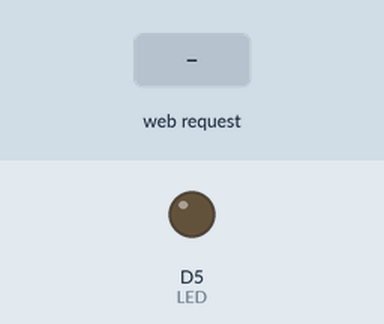
Bench run of a sketch on a simulated ESP8266 (NodeMCU). Shown: output pins drawn as LEDs (lit = HIGH). Inputs (shaded band) come from the test bench. WiFi joins after 1.5 s; servers stay silent unless stated; what the sketch prints to the serial monitor is not drawn.

Above: at 2.7 s.
2.8 s: HTTP request GET /ledon received
At 4.0 s:
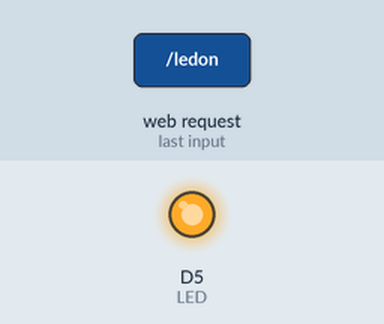
4.3 s: HTTP request GET /ledoff received
At 5.2 s:
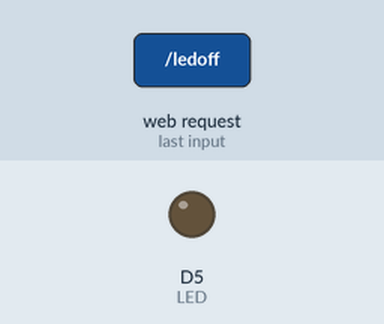
Timing chart, 0 to 7.3 s (numbered marks = the images above; inputs shaded):
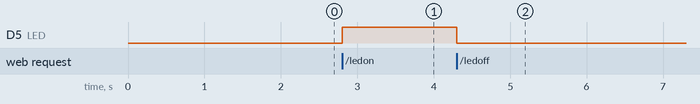

Measured:
- after the input at 2.8 s, D5 (LED): LOW → HIGH at once
- after the input at 4.3 s, D5 (LED): HIGH → LOW at once

The sketch:

LED_WiFi.ino
```cpp
#include <ESP8266WiFi.h>
#define LED D5

const char *ssid = "********";
const char *password = "********";

WiFiServer server(80);

void setup() {
  pinMode(LED, OUTPUT);
  digitalWrite(LED, LOW);

  Serial.begin(115200);

  WiFi.mode(WIFI_STA);
  WiFi.begin(ssid, password);

  while (WiFi.status() != WL_CONNECTED) {
    delay(500);
    Serial.print(".");
  }
  Serial.println(" ");
  Serial.println("=========================");
  Serial.print("Connecting to ");
  Serial.println(ssid);
  Serial.print("IP address: ");
  Serial.println(WiFi.localIP());
  Serial.println("=========================");

  server.begin();
  Serial.println("\n웹 서버 시작");
}

void loop() {
  WiFiClient client = server.available();

  if(!client) return;

  Serial.print(" < 페이지 시작 ...");

  String request = client.readStringUntil('\r');
  if ( request.length() <=0 ) return;

  Serial.print(request);

  if(request.indexOf("ledon") > -1) {
    digitalWrite(LED, HIGH);
  }
  else if(request.indexOf("ledoff") > -1) {
    digitalWrite(LED, LOW);
  }

  client.flush();
  htmlPage(client);
  Serial.println(" ... 끝> ");
}

void htmlPage(WiFiClient client) {
  client.print("HTTP/1.1 200 OK");
  client.print("Content-Type: text/html\r\n\r\n");
  client.print("<!DOCTYPE HTML>");
  client.print("<html>");
  client.print("<head>");
  client.print("<title>LED On Off</title>");
  client.print("</head>");
  client.print("<body>");
  client.print("<br>");
  client.print("<h1 align='center'>LED On Off Test</h1>");
  client.print("<br>");
  client.print("<a href='/ledon'><h2 align='center'>ON</h2></a>");
  client.print("<br>");
  client.print("<a href='/ledoff'><h2 align='center'>OFF</h2></a>");
  client.print("<br>");
  client.print("<h2 align='center'>");
  client.print("LED Status: ");
  client.print((digitalRead(LED)) ? "ON" : "OFF");
  client.print("</h2>");
  client.print("</body>");
  client.print("</html>");
}
```
